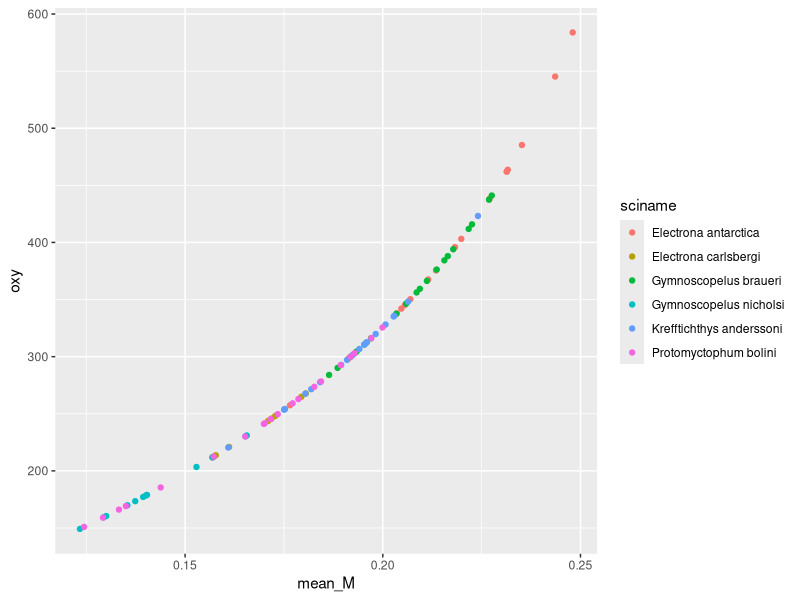
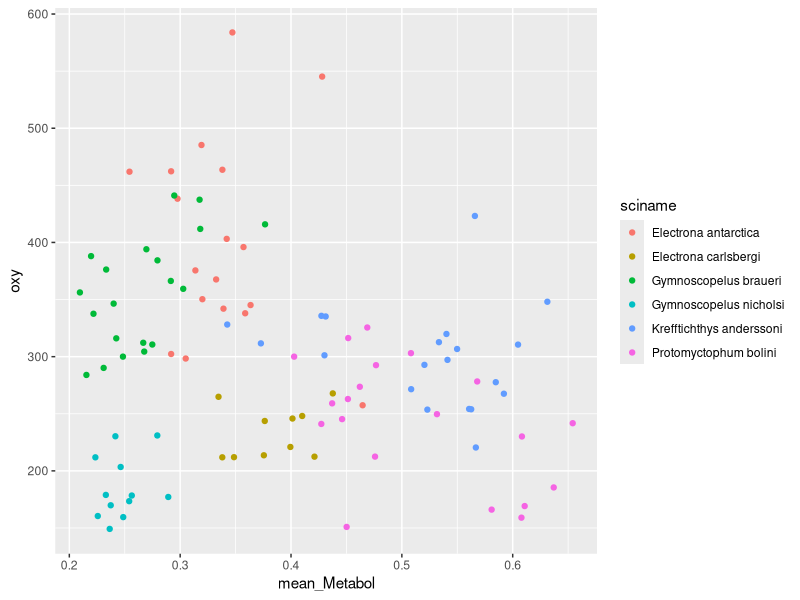

Here is the R script that generated these plots, in order: (Note: this script raises an error after producing the figures.)
#### M Conversion ####

library(tidyverse)

# Read in file

myct <- read.csv("Data/Myctophids_M_Temp_Bel.csv")

# Select M values

M_oto <- select(myct, sciname, Weight.x, mean_M, mean_Metabol)

# Convert

C <- 27.46 # Upper bound
k <- 0.004 # Decay constant
M_oto$a <- M_oto$mean_M*100/C
M_oto$oxy <- -(log(1-M_oto$a)/k)

# Function

mg_kg <- function(C_resp){
  C <- 27.46 # Upper bound
  k <- 0.004 # Decay constant
  a <- C_resp/C
  mg_kg <- -(log(1-a)/k)
  print(mg_kg)
}

mg_kg(14.42)

# Basic stats

M_oto <- na.omit(M_oto)
min(M_oto$oxy)
max(M_oto$oxy)
mean(M_oto$oxy)
sd(M_oto$oxy)

# Plot

ggplot(M_oto, aes(x = mean_M, y = oxy, colour = sciname)) +
  geom_point()

ggplot(M_oto, aes(x = mean_Metabol, y = oxy, colour = sciname)) +
  geom_point()

# Conversion

0.39 # mean calculated from Belcher ul/mg
b <- 0.39 * 1e+6 # ul/kg
b * 0.001309 # mg/kg

ul_mg <- function(ul){
  b <- ul * 1e6
  mg <- b * 0.001309
  print(mg)
}

ul_mg(0.0587)

ul_mg(min(M_oto$mean_Metabol))
ul_mg(max(M_oto$mean_Metabol))
ul_mg(mean(M_oto$mean_Metabol))
ul_mg(sd(M_oto$mean_Metabol))

# Convert to Cresp

C_resp <- function(mg_kg){
  C <- 27.46
  k <- 0.004
  C_resp <- C*(1 - exp(1)^(-k*mg_kg))
  print(C_resp)
}

C_resp(445.85)

# Get Belcher averages per species

Bel_means <- aggregate(myct[,72], list(myct$sciname), mean, na.rm = TRUE)

# Convert to mg_kg

Bel_means$mg_kg <- ul_mg(Bel_means$x)

# Convert to Cresp

Bel_means$C_resp <- C_resp(Bel_means$mg_kg)
